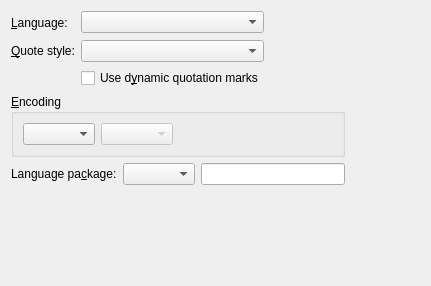
<?xml version="1.0" encoding="UTF-8"?>
<ui version="4.0">
 <class>LanguageUi</class>
 <widget class="QWidget" name="LanguageUi">
  <property name="geometry">
   <rect>
    <x>0</x>
    <y>0</y>
    <width>431</width>
    <height>286</height>
   </rect>
  </property>
  <property name="windowTitle">
   <string/>
  </property>
  <layout class="QGridLayout" name="gridLayout">
   <item row="5" column="1">
    <spacer>
     <property name="orientation">
      <enum>Qt::Vertical</enum>
     </property>
     <property name="sizeType">
      <enum>QSizePolicy::Expanding</enum>
     </property>
     <property name="sizeHint" stdset="0">
      <size>
       <width>71</width>
       <height>171</height>
      </size>
     </property>
    </spacer>
   </item>
   <item row="4" column="3">
    <spacer name="horizontalSpacer">
     <property name="orientation">
      <enum>Qt::Horizontal</enum>
     </property>
     <property name="sizeHint" stdset="0">
      <size>
       <width>38</width>
       <height>20</height>
      </size>
     </property>
    </spacer>
   </item>
   <item row="0" column="2">
    <spacer>
     <property name="orientation">
      <enum>Qt::Horizontal</enum>
     </property>
     <property name="sizeType">
      <enum>QSizePolicy::MinimumExpanding</enum>
     </property>
     <property name="sizeHint" stdset="0">
      <size>
       <width>71</width>
       <height>23</height>
      </size>
     </property>
    </spacer>
   </item>
   <item row="0" column="1">
    <widget class="QComboBox" name="languageCO">
     <property name="maxVisibleItems">
      <number>20</number>
     </property>
    </widget>
   </item>
   <item row="1" column="0">
    <widget class="QLabel" name="typeL">
     <property name="text">
      <string>&amp;Quote style:</string>
     </property>
     <property name="buddy">
      <cstring>quoteStyleCO</cstring>
     </property>
    </widget>
   </item>
   <item row="4" column="0" colspan="3">
    <layout class="QHBoxLayout" name="horizontalLayout">
     <item>
      <widget class="QLabel" name="languagePackageLA">
       <property name="text">
        <string>Language pa&amp;ckage:</string>
       </property>
       <property name="buddy">
        <cstring>languagePackageCO</cstring>
       </property>
      </widget>
     </item>
     <item>
      <widget class="QComboBox" name="languagePackageCO">
       <property name="toolTip">
        <string>Select which language package LyX should use</string>
       </property>
      </widget>
     </item>
     <item>
      <widget class="QLineEdit" name="languagePackageLE">
       <property name="toolTip">
        <string>Enter the command to load the language package (default: \usepackage{babel})</string>
       </property>
      </widget>
     </item>
    </layout>
   </item>
   <item row="1" column="1">
    <widget class="QComboBox" name="quoteStyleCO"/>
   </item>
   <item row="0" column="0">
    <widget class="QLabel" name="languageL">
     <property name="text">
      <string>&amp;Language:</string>
     </property>
     <property name="buddy">
      <cstring>languageCO</cstring>
     </property>
    </widget>
   </item>
   <item row="3" column="0" colspan="3">
    <widget class="QGroupBox" name="groupBox">
     <property name="title">
      <string>&amp;Encoding</string>
     </property>
     <property name="flat">
      <bool>true</bool>
     </property>
     <layout class="QGridLayout">
      <property name="leftMargin">
       <number>9</number>
      </property>
      <property name="topMargin">
       <number>9</number>
      </property>
      <property name="rightMargin">
       <number>9</number>
      </property>
      <property name="bottomMargin">
       <number>9</number>
      </property>
      <property name="spacing">
       <number>6</number>
      </property>
      <item row="0" column="0">
       <widget class="QComboBox" name="encodingCO">
        <property name="enabled">
         <bool>true</bool>
        </property>
        <property name="toolTip">
         <string>Here you might adjust the output encoding (used for LaTeX files)</string>
        </property>
        <property name="duplicatesEnabled">
         <bool>false</bool>
        </property>
       </widget>
      </item>
      <item row="0" column="1">
       <widget class="QComboBox" name="customEncodingCO">
        <property name="enabled">
         <bool>false</bool>
        </property>
        <property name="toolTip">
         <string>If you selected a custom output encoding to the left, yo can specifiy it here</string>
        </property>
       </widget>
      </item>
      <item row="0" column="2">
       <spacer name="horizontalSpacer_2">
        <property name="orientation">
         <enum>Qt::Horizontal</enum>
        </property>
        <property name="sizeHint" stdset="0">
         <size>
          <width>40</width>
          <height>20</height>
         </size>
        </property>
       </spacer>
      </item>
     </layout>
    </widget>
   </item>
   <item row="2" column="1">
    <widget class="QCheckBox" name="dynamicQuotesCB">
     <property name="toolTip">
      <string>Output quotation marks that automatically adapt to the style selected above. If this is not selected, the quotation marks will stick with the style they have been inserted with.</string>
     </property>
     <property name="text">
      <string>Use d&amp;ynamic quotation marks</string>
     </property>
    </widget>
   </item>
  </layout>
 </widget>
 <tabstops>
  <tabstop>languageCO</tabstop>
  <tabstop>quoteStyleCO</tabstop>
  <tabstop>languagePackageCO</tabstop>
  <tabstop>languagePackageLE</tabstop>
 </tabstops>
 <includes>
  <include location="local">qt_i18n.h</include>
 </includes>
 <resources/>
 <connections/>
</ui>
